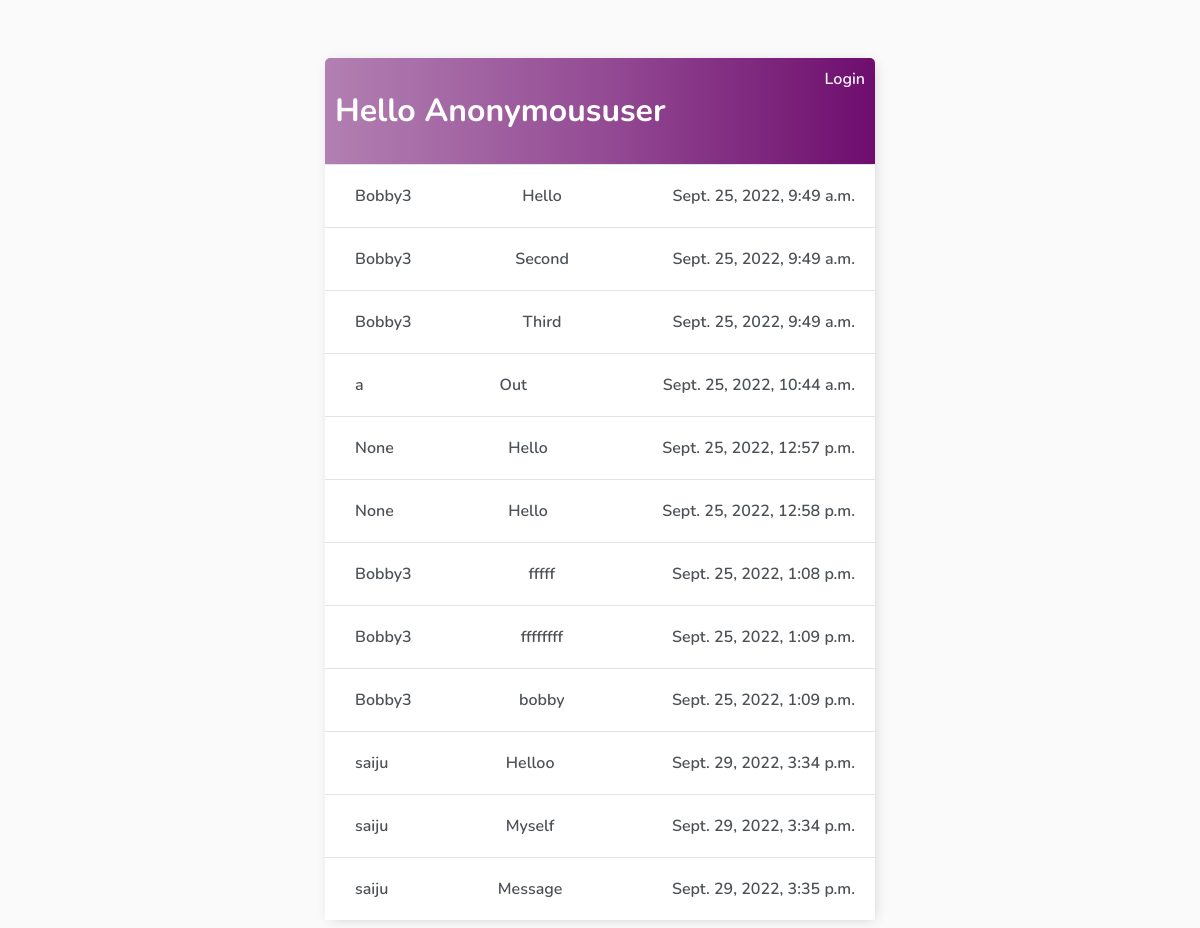
The app's page /allusers/ with its own data.
### base/models.py (models this page shows, shortened)
class Chat(models.Model):
    user = models.ForeignKey(User, on_delete=models.CASCADE, null=True, blank=True, related_name='user')
    message = models.CharField(max_length=200)
    created = models.DateTimeField(auto_now_add=True)
    class Meta:
        ordering = ['created']

### base/views.py (the view, shortened to what this page needs)
# urls.py: path('allusers/', views.ChatAllUsers.as_view(), name='chatallusers'),
class ChatAllUsers(FormMixin, ListView):
    model = models.Chat
    form_class = ChatForm
    template_name = 'base/user_all_chats.html'
    def get(self, request, *args, **kwargs):
        context = {"Chat": models.Chat.objects.all().filter()}
        context["form"]=ChatForm()
        print("1111")
        return render(request, "base/user_all_chats.html", context)

### base/templates/base/user_all_chats.html
{% extends 'base/main.html' %}
{% block content %}
<div class="header-bar">
    <div>
        <h1>Hello {{request.user|title}}</h1>
    </div>
    {% if request.user.is_authenticated %}
    <a href="{% url 'logout' %}">Log out</a>
    <a href="{% url 'chatusers' %}">Show only User messages</a>
    {% else %}
    <a href="{% url 'login' %}">Login</a>
    {% endif %}
</div>
<div class="task-item-wrapper">
    {% for chat in Chat %}
    <div class="task-wrapper">
        <div class="task-title">
            <a href="">{{chat.user}}</a>
        </div>
        <div class="task-title">
            <a href="">{{chat.message}}</a>
        </div>
        <div class="task-title">
            <a href="">{{chat.created}}</a>
        </div>
    </div>
    {% empty %}
    <p>No items in list.</p>
    {% endfor %}
</div>
{% endblock content %}

### base/templates/base/main.html (shortened to what this page needs)
{% load static %}
<!DOCTYPE html>
<html lang="en">
<head>
    <link rel="stylesheet"
    href="{% static 'main.css' %}">
</head>
<body>
    <div class="container" >
        {% block content%}
        {% endblock content%}
    </div>
</body>
</html>

### static/main.css (style rules this page uses)
body { background-color: #FAFAFA; font-family: 'Nunito', sans-serif; padding-top: 50px; }
h1, h2, h3, h4, h5, h6 { font-family: 'Nunito', sans-serif; }
a, p { color: #4b5156 }
a { font-weight: 600; }
.container { max-width: 550px; margin: auto; background-color: #fff; -webkit-box-shadow: 2px 2px 13px -4px rgba(0, 0, 0, 0.21); box-shadow: 2px 2px 13px -4px rgba(0, 0, 0, 0.21); }
.header-bar { display: flex; justify-content: space-between; color: #fff; padding: 10px; border-radius: 5px 5px 0 0; background: linear-gradient(90deg, #b280b2, #944c94, #6e0d6e); }
.header-bar a { color: rgb(247, 247, 247); text-decoration: none; }
.task-wrapper { display: flex; align-items: center; justify-content: space-between; background-color: #fff; border-top: 1px solid #dfe4ea; overflow: hidden; }
.task-title { display: flex; padding: 20px; }
.task-title a { text-decoration: none; color: #4b5156; margin-left: 10px; }
::placeholder { font-weight: 300; opacity: 0.5; }

### records on screen
Chat: user "Bobby3", message "Hello", created "Sept. 25, 2022, 9:49 a.m."
Chat: user "Bobby3", message "Second", created "Sept. 25, 2022, 9:49 a.m."
Chat: user "Bobby3", message "Third", created "Sept. 25, 2022, 9:49 a.m."
Chat: user "a", message "Out", created "Sept. 25, 2022, 10:44 a.m."
Chat: user "None", message "Hello", created "Sept. 25, 2022, 12:57 p.m."
Chat: user "None", message "Hello", created "Sept. 25, 2022, 12:58 p.m."
Chat: user "Bobby3", message "fffff", created "Sept. 25, 2022, 1:08 p.m."
Chat: user "Bobby3", message "ffffffff", created "Sept. 25, 2022, 1:09 p.m."
Chat: user "Bobby3", message "bobby", created "Sept. 25, 2022, 1:09 p.m."
Chat: user "saiju", message "Helloo", created "Sept. 29, 2022, 3:34 p.m."
Chat: user "saiju", message "Myself", created "Sept. 29, 2022, 3:34 p.m."
Chat: user "saiju", message "Message", created "Sept. 29, 2022, 3:35 p.m."

### other values on screen
{{ request.user|title }} "Anonymoususer"
